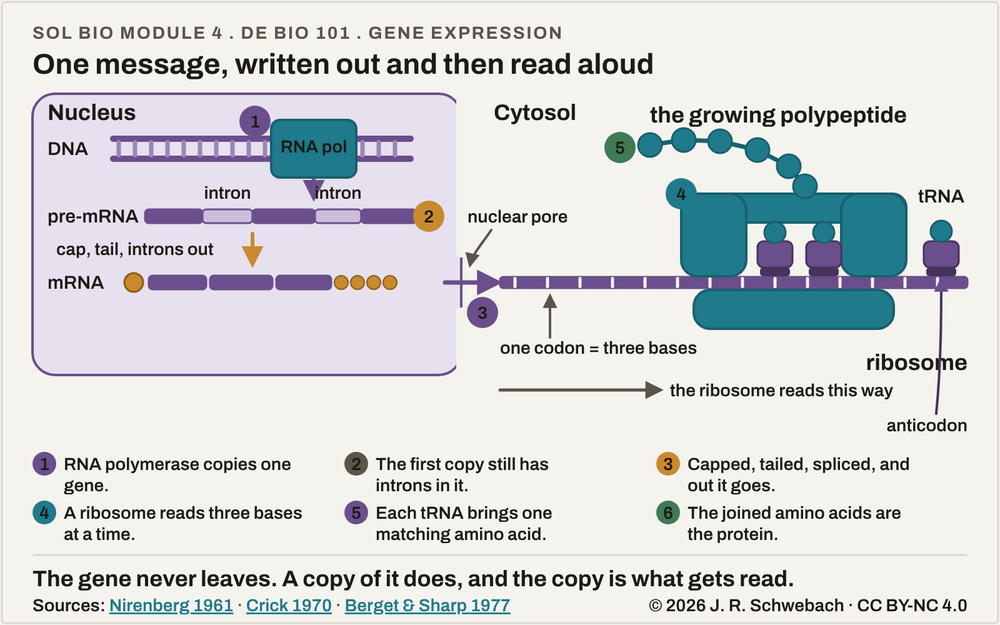
#> input picture _briefs/figures/05-central-dogma.png, 1000 x 625 px, shrunk from 1600 x 1000 before the run
$ python t3-compare-dogma.py
#> lines starting #> are read from the running program, lines starting #| are printed output that depends on the picture; after the words box and inside, x2 and y2 are one past the last pixel; in counts of white or black regions, pixels touching at a corner belong together
#!/usr/bin/env python3
"""T3 for dogma: compare the stage screenshots written by mechanism-reel-tests-dogma.js with the
delivered PNG. Prints the pixel-difference percentage at DE (the still's words) and at SOL, and
writes a two-up image of the DE frame. Run from the tests folder after the suite."""
import sys
from PIL import Image
import numpy as np
ref=Image.open(sys.argv[1] if len(sys.argv)>1 else '../../05-central-dogma.png').convert('RGB')
#> ref is the input picture: PIL image 1000x625 RGB; mean R, G, B 213.3, 214.3, 215.7
a=np.asarray(ref).astype(int)
for name in ('T3-dogma-final-step.png','T3-dogma-final-step-sol.png'):
    im=Image.open(name).convert('RGB').crop((0,0,ref.size[0],ref.size[1]))
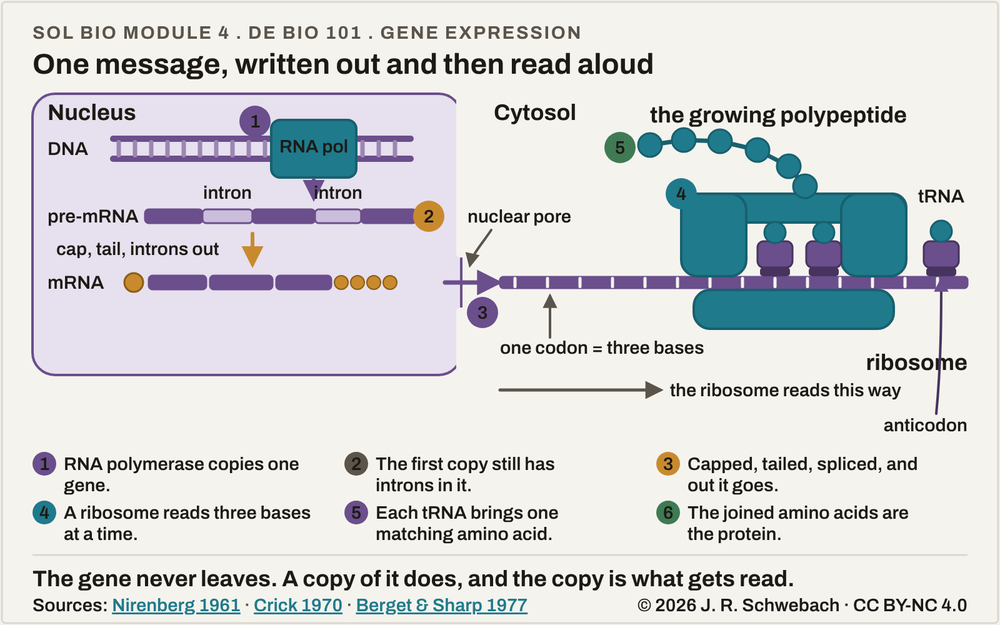
#> input picture _briefs/figures/_source/tests/T3-dogma-final-step.png, 1000 x 625 px, shrunk from 1600 x 1000 before the run
#> im is the input picture: PIL image 1000x625 RGB; mean R, G, B 212.8, 213.9, 215.2
    b=np.asarray(im).astype(int); d=np.abs(a-b).max(axis=2)
#> after `d = np.abs(a - b).max(axis=2)`:
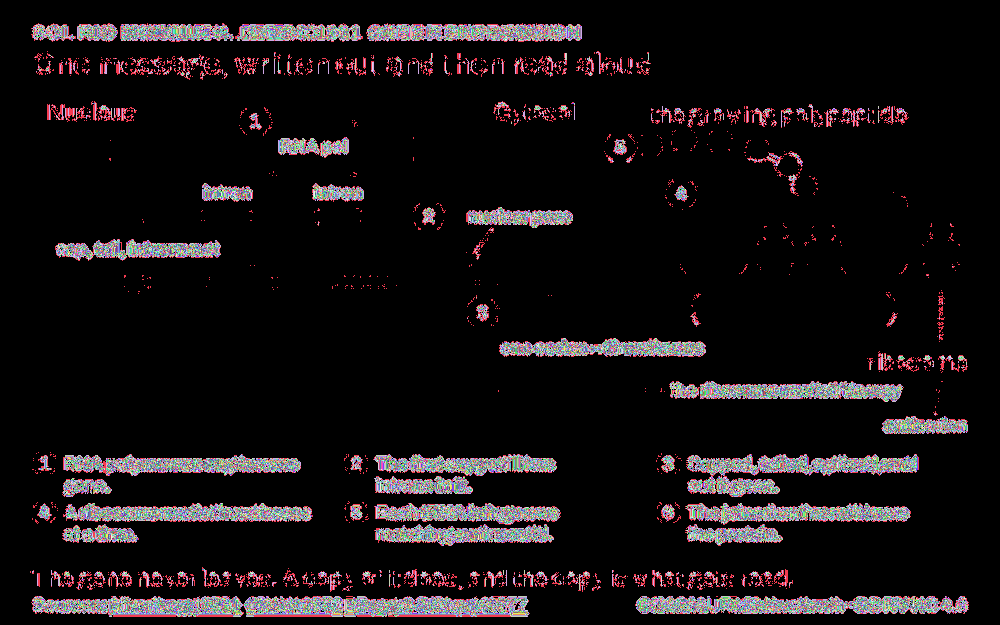
#> d: shape (625, 1000) int64; 256 distinct labels, from 0 to 255; one colour per label, 0 black
    print(f'--- {name}')
    for thr in (16,32,64): print(f'pixels differing by >{thr}: {100*(d>thr).mean():.3f}%')
#> this loop made 3 passes
#| pixels differing by >16: 6.009%
#| pixels differing by >32: 5.115%
#| pixels differing by >64: 3.976%
    H,W=d.shape; g=(d>32)
#> after `H, W = d.shape`: H = 625; W = 1000
#> after `g = d > 32`:
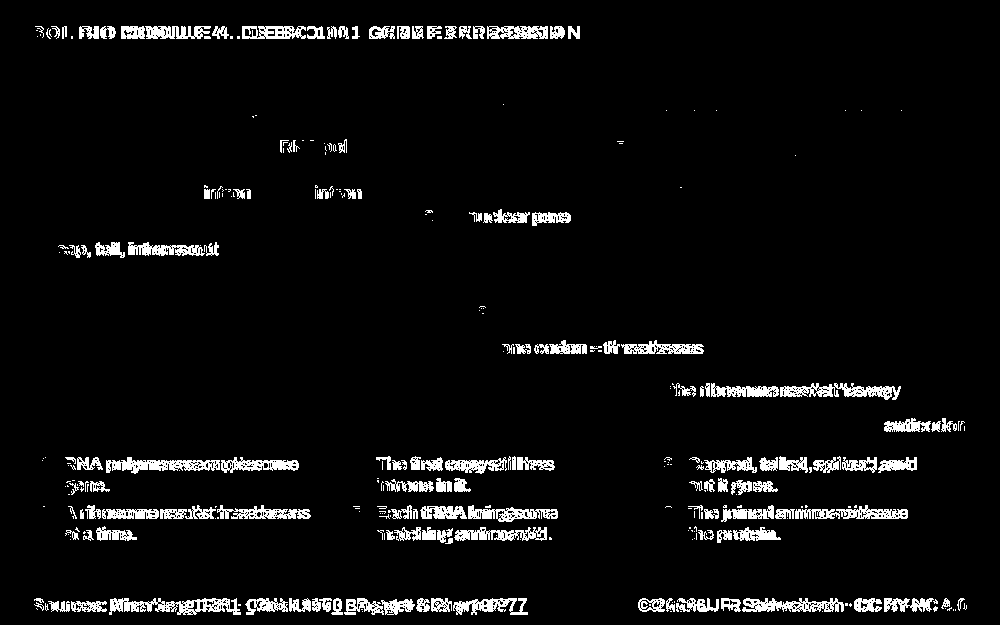
#> g: shape (625, 1000) bool; 5.1% white; 313 white regions (170 under 20 px), largest, box (x1, y1, x2, y2) and area: (109, 598, 241, 615) 1197, (780, 383, 901, 400) 1022, (106, 457, 220, 474) 1004
    print('diff % by region (5 rows x 8 cols):')
    for gy in range(5): print('  '+' '.join(f'{100*g[gy*H//5:(gy+1)*H//5, gx*W//8:(gx+1)*W//8].mean():5.1f}' for gx in range(8)))
#> this loop made 5 passes
#|     3.4   6.7   6.0   6.4   4.7   0.0   0.0   0.0
#|     1.3   3.9   3.0   1.3   3.7   0.0   0.0   0.0
#|     1.5   2.4   0.0   0.1   5.0   4.1   0.0   0.0
#|     4.2   7.0   2.6  10.8   2.9   9.0  14.8   7.9
#|     9.2  13.3  10.7  20.0   7.0  11.2  14.7   5.8
    if name=='T3-dogma-final-step.png':
        two=Image.new('RGB',(ref.size[0],ref.size[1]*2+20),'white'); two.paste(ref,(0,0)); two.paste(im,(0,ref.size[1]+20)); two.save('T3-dogma-reference-above-animation-below.png')
#> after `two = Image.new('RGB', (ref.size[0], ref.size[1] * 2 + 20), 'white')`: two: PIL image 1000x1270 RGB; every value is 255
#> after `two.paste(ref, (0, 0))`:
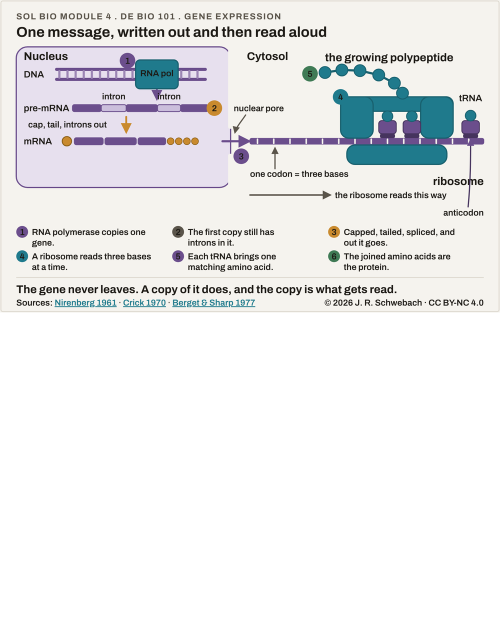
#> two: PIL image 1000x1270 RGB (shown at 1/2 size); mean R, G, B 234.5, 235, 235.6
#> after `two.paste(im, (0, ref.size[1] + 20))`:
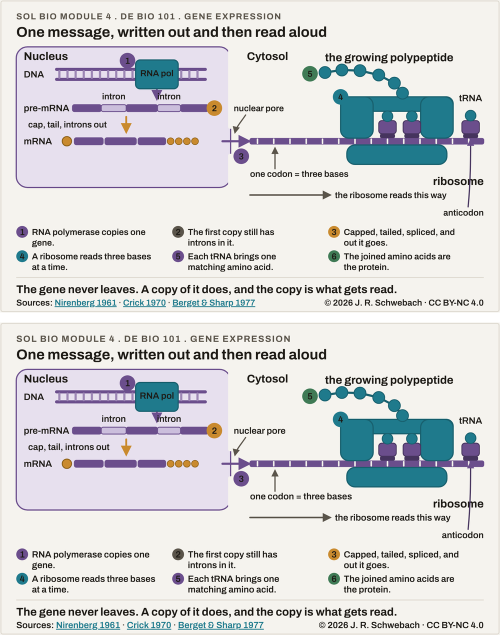
#> two: PIL image 1000x1270 RGB (shown at 1/2 size); mean R, G, B 213.7, 214.7, 216.1
#> pass 2 of the loop `for name in ('T3-dogma-final-step.png','T3-dogma-final-step-sol.png'):`:
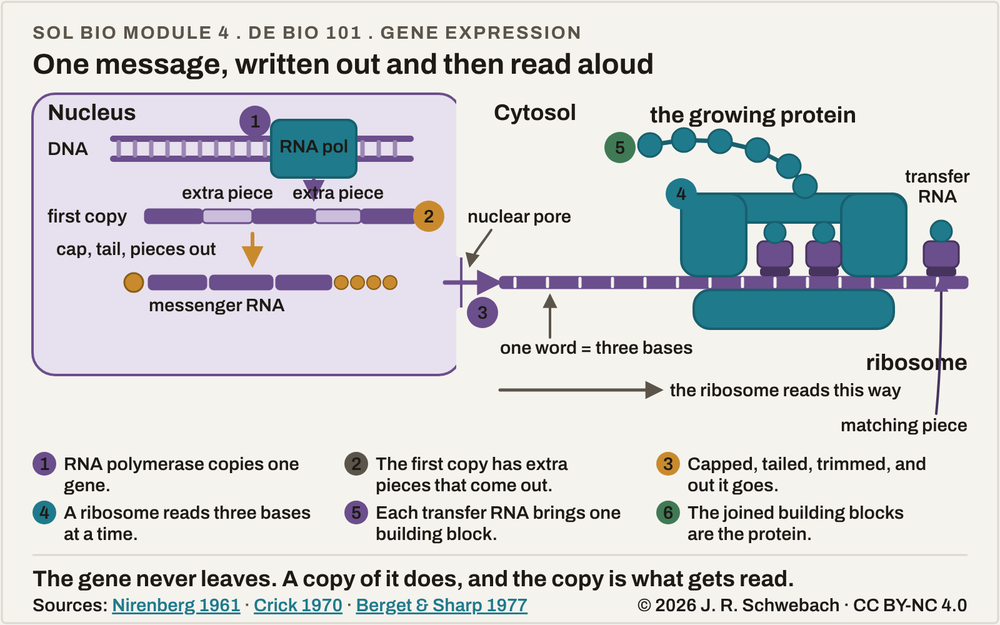
#> input picture _briefs/figures/_source/tests/T3-dogma-final-step-sol.png, 1000 x 625 px, shrunk from 1600 x 1000 before the run
#> im is the input picture: PIL image 1000x625 RGB; mean R, G, B 212.3, 213.3, 214.7
#> `d = np.abs(a - b).max(axis=2)`:
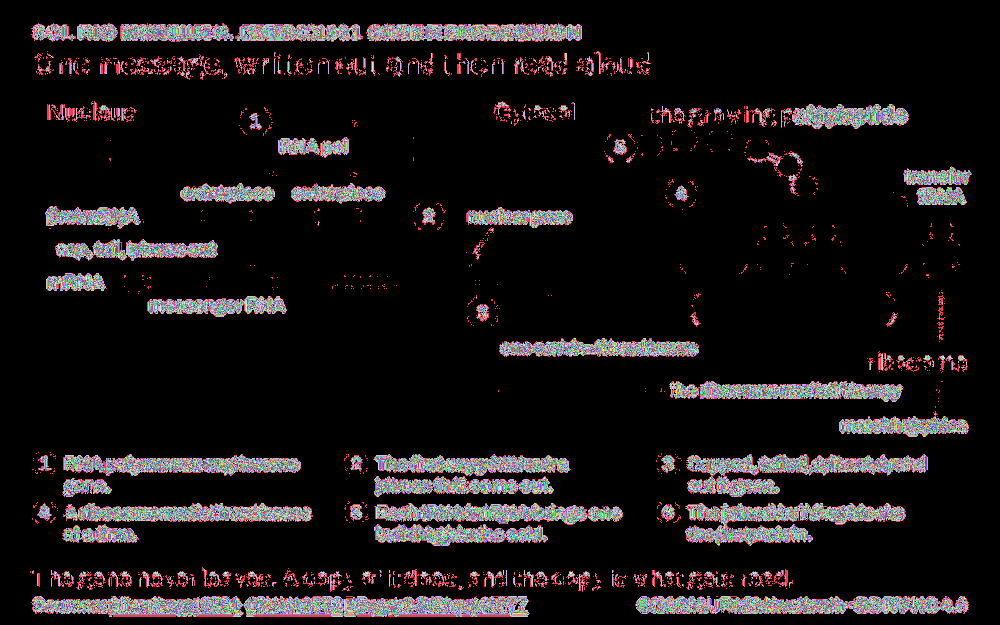
#> d: shape (625, 1000) int64; 256 distinct labels, from 0 to 255; one colour per label, 0 black
#> the loop `for thr in (16,32,64): print(f'pixels differing by >{thr}: {100*(d>thr..` made 3 passes
#| pixels differing by >16: 7.199%
#| pixels differing by >32: 6.164%
#| pixels differing by >64: 4.915%
#> `g = d > 32`:
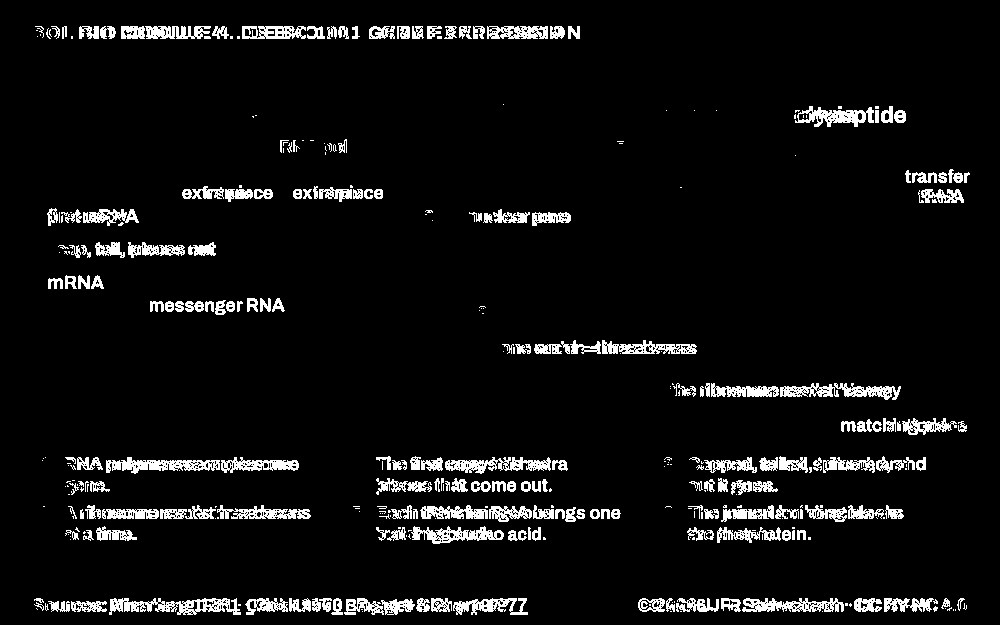
#> g: shape (625, 1000) bool; 6.2% white; 354 white regions (156 under 20 px), largest, box (x1, y1, x2, y2) and area: (109, 598, 241, 615) 1197, (780, 383, 901, 400) 1022, (106, 457, 220, 474) 1004
#> the loop `for gy in range(5): print('  '+' '.join(f'{100*g[gy*H//5:(gy+1)*H//5, ..` made 5 passes
#|     3.4   6.7   6.0   6.4   4.7   0.0   5.4   2.0
#|     5.5   6.5   6.3   1.7   3.7   0.0   0.2   5.5
#|     4.2   7.1   1.7   0.1   5.4   3.5   0.0   0.0
#|     4.2   7.0   2.6  11.9   5.5   9.0  16.4   8.5
#|     9.2  13.3  10.7  20.3   9.2  11.6  15.8   5.4
